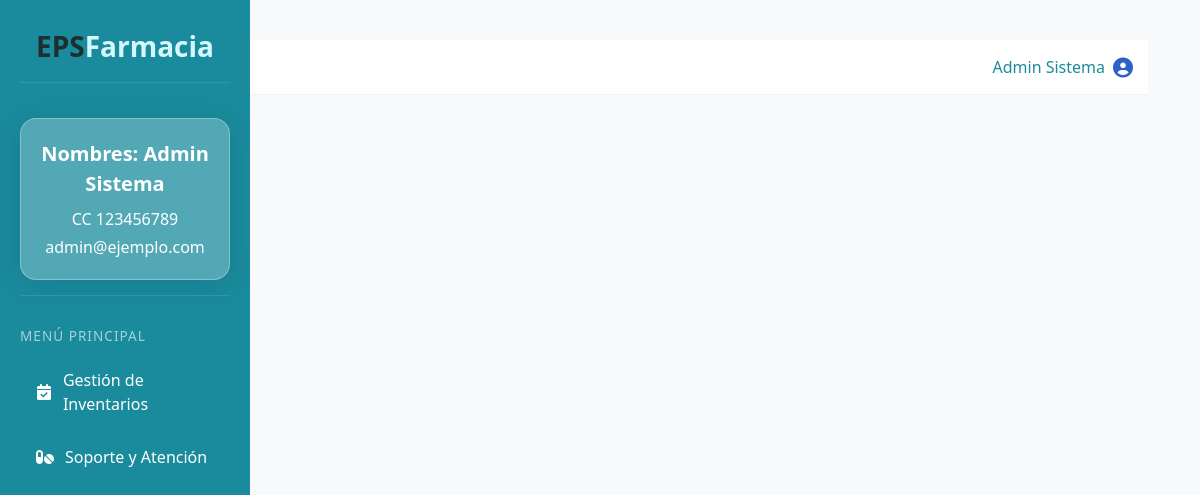
The page /dashboard_farmacia (signed in) on the database its author committed.
### models.py (models this page shows)
class Usuario(db.Model, UserMixin):
    __tablename__ = 'usuario'
    id = db.Column(db.Integer, primary_key=True)
    primer_nombre = db.Column(db.String(50), nullable=True)
    segundo_nombre = db.Column(db.String(50))
    primer_apellido = db.Column(db.String(50), nullable=True)
    segundo_apellido = db.Column(db.String(50))
    tipo_documento = db.Column(db.Enum('CC', 'TI', 'CE', 'Pasaporte'), nullable=False)
    numero_documento = db.Column(db.String(20), unique=True, nullable=False)
    usuario = db.Column(db.String(50), unique=True, nullable=True)
    password = db.Column(db.String(255), nullable=False)  # Contraseña sin cifrar
    correo = db.Column(db.String(100), nullable=False)
    telefono = db.Column(db.String(15))
    direccion = db.Column(db.String(255))
    rol = db.Column(db.Enum('Administrador', 'Subadministrador', 'Farmacia', 'paciente'), nullable=False)
    activo = db.Column(db.Boolean, default=False)
    afiliado = db.Column(db.Boolean, default=False)
    debe_cambiar_clave = db.Column(db.Boolean, default=False)

### servidor.py (the view)
@app.route('/dashboard_farmacia')
@login_required
def dashboard_farmacia():
    return render_template('dashboard_farmacia.html')

### servidor.py (called while the page is built)
@login_manager.user_loader
def load_user(user_id):
    return Usuario.query.get(int(user_id))

### templates/dashboard_farmacia.html (shortened to what this page needs)
<!DOCTYPE html>
<html lang="es">
  <head>
    <link href="https://cdn.jsdelivr.net/npm/bootstrap@5.3.0/dist/css/bootstrap.min.css" rel="stylesheet" />
    <link href="https://cdnjs.cloudflare.com/ajax/libs/font-awesome/6.5.1/css/all.min.css" rel="stylesheet" />
    <link rel="stylesheet" href="{{ url_for('static', filename='css/adminsud.css') }}" />
    <link rel="stylesheet" href="{{ url_for('static', filename='css/diseño_soli.css') }}" />
    <link rel="stylesheet" href="https://cdn.jsdelivr.net/npm/bootstrap-icons/font/bootstrap-icons.css" />
  </head>
  <body>
    <div class="container-fluid">
      <div class="row g-0">
        <div class="col-lg-3 col-xl-2 sidebar d-lg-block" id="sidebar">
          <div class="sidebar-brand">
            <h2 class="h2">EPS<span class="famr">Farmacia</span></h2>
          </div>
          <div class="profile-section">
            <div class="profile-card" style="background-color: rgba(255, 255, 255, 0.25); color: white; padding: 20px; border-radius: 16px; box-shadow: 0 4px 30px rgba(0, 0, 0, 0.1); backdrop-filter: blur(10px); -webkit-backdrop-filter: blur(10px); border: 1px solid rgba(255, 255, 255, 0.3);">
              <div id="perfilnombre" class="fw-bold fs-5 mb-2"> Nombres: {{current_user.primer_nombre}} {{current_user.primer_apellido}}</div>
              <div class="mb-1"> {{current_user.tipo_documento}} {{current_user.numero_documento}}</div>
              <div>{{current_user.correo}}</div>
            </div>
          </div>
          <div class="sidebar-header">Menú Principal</div>
          <ul class="sidebar-menu nav flex-column">
            <li class="nav-item">
              <a href="{{url_for('ver_medicamentos')}}" class="nav-link">
                <i class="fas fa-calendar-check"></i>
                <span>Gestión de Inventarios</span>
              </a>
            </li>
            <li class="nav-item">
              <a class="nav-link">
                <i class="fas fa-pills"></i>
                <span>Soporte y Atención</span>
              </a>
            </li>
          </ul>
        </div>
        <div class="col-lg-9 col-xl-10 content-wrapper ms-lg-auto">
          <header class="main-header d-flex justify-content-between align-items-center">
            <div class="user-dropdown dropdown">
              <a class="dropdown-toggle text-decoration-none d-flex align-items-center" href="#" role="button" data-bs-toggle="dropdown" aria-expanded="false">
                <span id="nombreapelido" class="me-2 span">{{ current_user.primer_nombre }} {{ current_user.primer_apellido }}</span>
                <i class="fas fa-user-circle fa-lg text-primary"></i>
              </a>
            </div>
          </header>
        </div>
      </div>
    </div>
  </body>
</html>

### static/css/adminsud.css (style rules this page uses)
:root { --primary-color: #2c62c8; --secondary-color: #17a2b8; --accent-color: #28a745; --warning-color: #ffc107; --danger-color: #dc3545; --dark-color: #0d265d; --light-color: #f8f9fa; --text-color: #333; --text-muted: #6c757d; }
body { font-family: 'Segoe UI', Tahoma, Geneva, Verdana, sans-serif; color: var(--text-color); background-color: #f5f7fb; }
.sidebar { background-color: var(--dark-color); min-height: 100vh; padding: 1rem; color: white; }
.sidebar-brand { padding: 10px 0; text-align: center; margin-bottom: 20px; border-bottom: 1px solid rgba(255, 255, 255, 0.1); }
.sidebar-brand h2 { font-size: 1.75rem; font-weight: 700; }
.sidebar-brand span { color: var(--secondary-color); }
.profile-section { text-align: center; padding: 15px 0; border-bottom: 1px solid rgba(255, 255, 255, 0.1); margin-bottom: 20px; }
.sidebar-header { font-size: 0.85rem; text-transform: uppercase; letter-spacing: 1px; padding: 10px 0; color: rgba(255, 255, 255, 0.6); }
.sidebar-menu { list-style: none; padding: 0; margin-bottom: 20px; }
.sidebar-menu .nav-link { color: white; padding: 12px 15px; border-radius: 5px; margin-bottom: 5px; display: flex; align-items: center; }
.sidebar-menu .nav-link i { margin-right: 10px; width: 20px; text-align: center; }
.main-header { background-color: white; border-bottom: 1px solid rgba(0,0,0,0.05); padding: 15px; z-index: 1025; }
.text-primary { color: var(--primary-color) !important; }
.user-dropdown .dropdown-toggle::after { display: none; }
.sidebar { position: fixed; top: 0; left: 0; width: 250px; height: 100vh; background: var(--dark-color); color: white; overflow-y: auto; transition: left 0.3s ease-in-out; z-index: 1050; }
.content-wrapper { margin-left: 250px; padding: 20px; transition: margin-left 0.3s ease-in-out; }

### static/css/diseño_soli.css (style rules this page uses)
body { font-family: 'Segoe UI', Tahoma, Geneva, Verdana, sans-serif; background-color: #f8f9fa; padding: 20px; }

### templates/dashboard_farmacia.html (style rules this page uses)
#sidebar { background-color: #1a8b9d; color: white; height: 100vh; padding: 20px; }
.h2 { color: rgba(31, 31, 31, 0.863) !important; }
.span { color: #1a8b9d!important; }
.famr { color:rgb(211, 247, 252)!important; }

### rows shown on the page
Usuario: primer_nombre "Admin", primer_apellido "Sistema", tipo_documento "CC", numero_documento "123456789", correo "admin@ejemplo.com"
